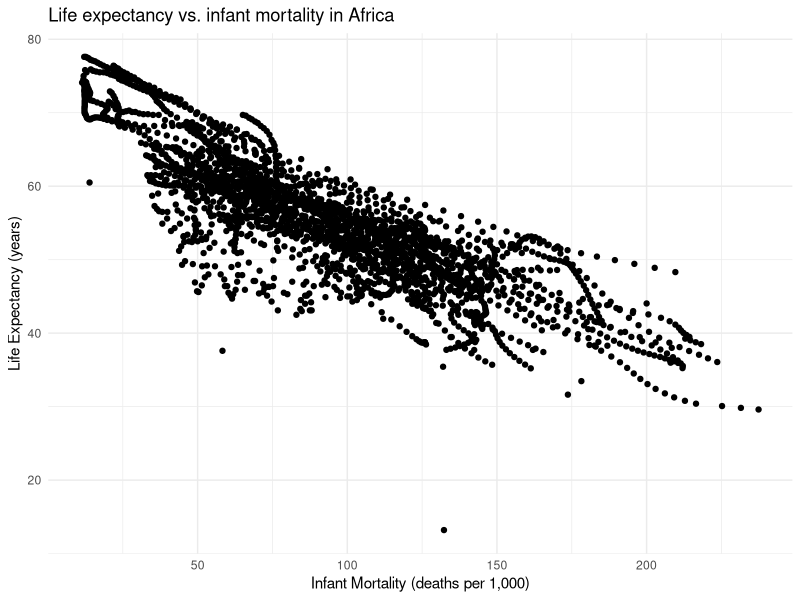
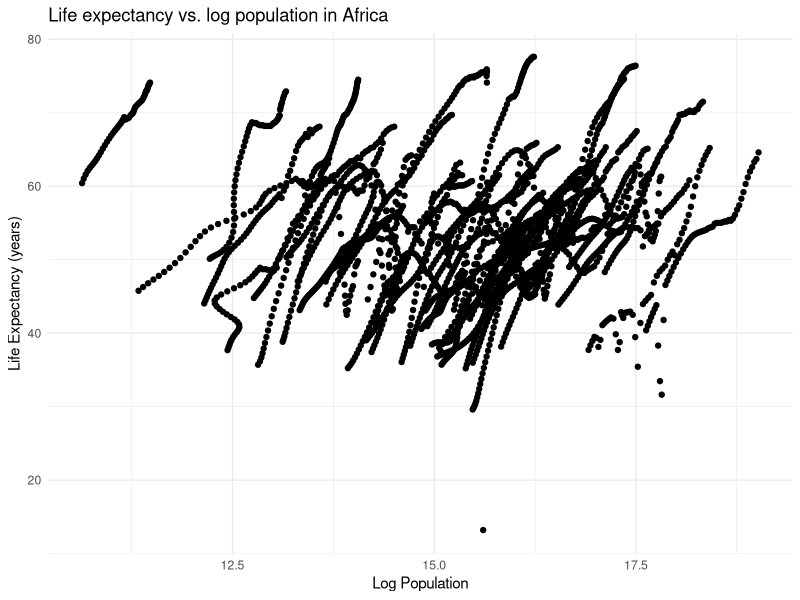
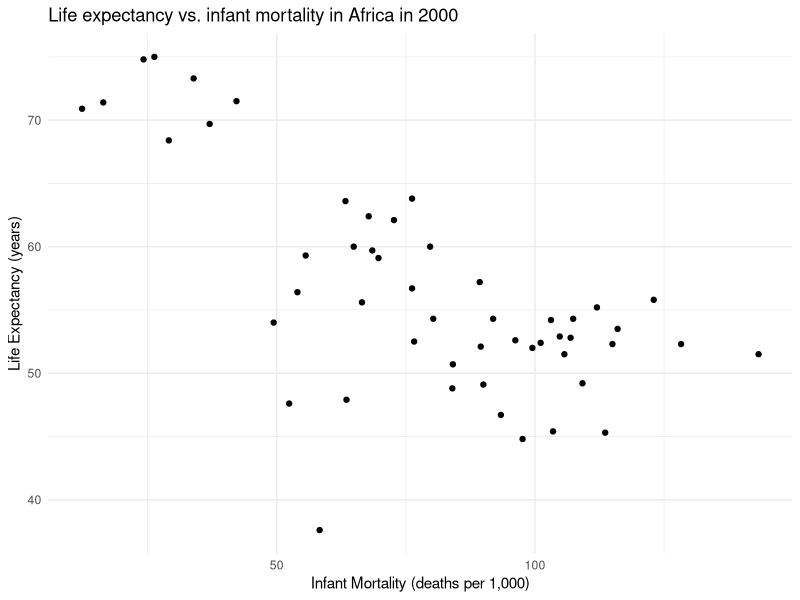
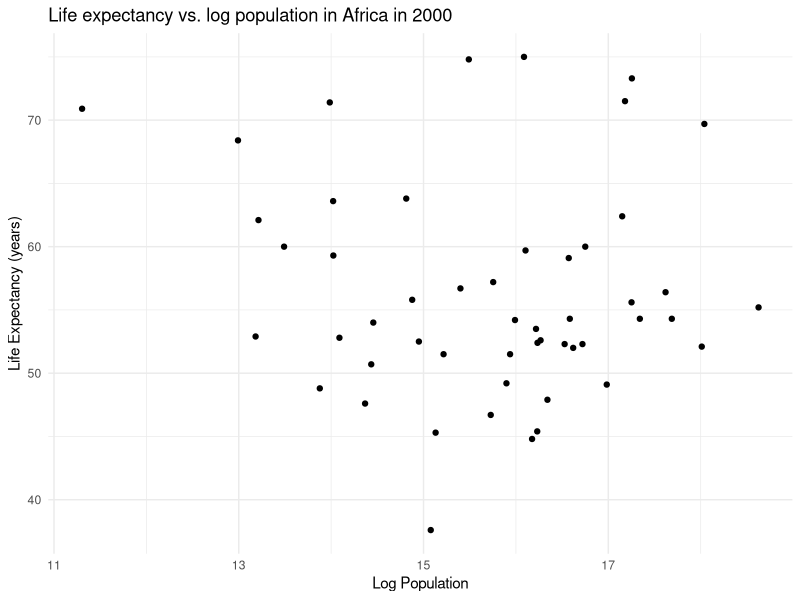
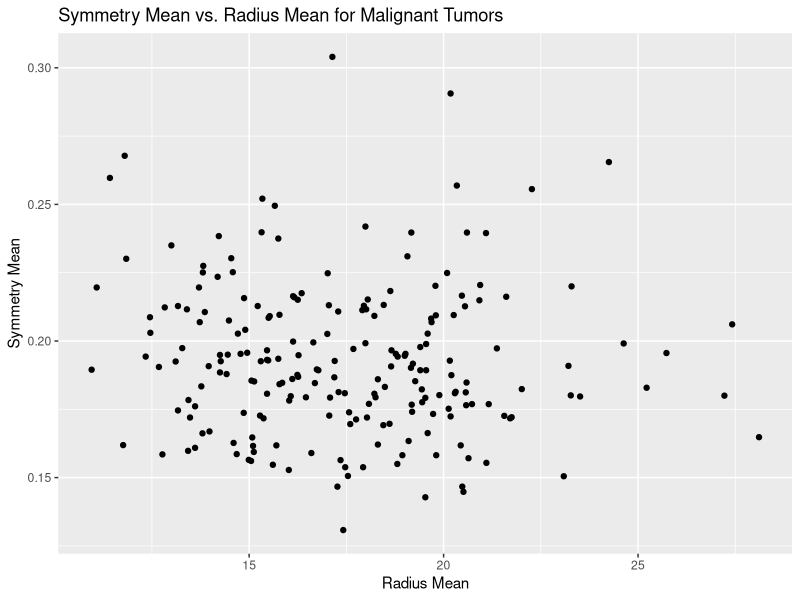
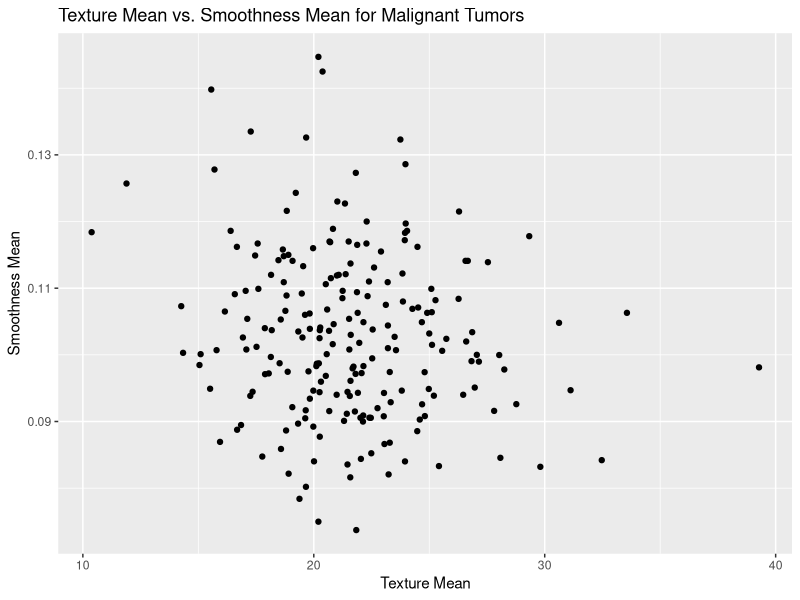

These charts were generated, in order, by the following R code:
## ---- chunk 1
#Load the dslabs package to get the gapminder dataset and other necessary packages
library(dslabs)
library(dplyr)
library(ggplot2)
library(tidyr)
## ---- chunk 2
#Exploratory analysis of the gapminder dataset

#Use the help method to get a data description
help("gapminder")

#Get an overview of data structure
str(gapminder)

#Get a data summary
summary(gapminder)

#Determine the type of object that gapminder is
class(gapminder)
## ---- chunk 3
#Data processing

#Create a subset of the data just containing countries from Africa
africadata <- gapminder %>%
  filter(continent == "Africa")

#Examine the structure of the Africa-specific data
str(africadata)
summary(africadata)

#Create a new subset of the africa data only containing data on infant mortality and life expectancy
africa1 <- africadata %>%
  select(c('infant_mortality', 'life_expectancy'))

#Examine the structure of the first subset
str(africa1)
summary(africa1)

#Create a new subset of the africa data only containing data on population and life expectancy
africa2 <- africadata %>%
  select(c('population', 'life_expectancy'))

#Examine the structure of the second subset
str(africa2)
summary(africa2)
## ---- chunk 4
#Data plotting

#Plot life expectancy as a function of infant mortality
ggplot(africa1, aes(x = infant_mortality, y = life_expectancy)) + 
  geom_point() + #Make it a scatter plot
  labs(
    title = "Life expectancy vs. infant mortality in Africa",
    x = "Infant Mortality (deaths per 1,000)",
    y = "Life Expectancy (years)"
  ) + #Add plot title and axis labels
  theme_minimal() #Clean theme
  
#Plot life expectancy as a function of population
ggplot(africa2, aes(x = log(population), y = life_expectancy)) +
  geom_point() + #Make it a scatter plot
  labs(
    title = "Life expectancy vs. log population in Africa",
    x = "Log Population",
    y = "Life Expectancy (years)"
  ) + #Add plot title and axis labels
  theme_minimal() #Clean theme
## ---- chunk 5
#Further data processing

#Find the year with the most data (non-NA values) for infant mortality
most_data_year <- africadata %>% #Make a copy of the africa data
  group_by(year) %>% #Group by year
  summarize(non_na_count = sum(!is.na(infant_mortality))) %>% #Count non-NA values, summarize in new column
  arrange(desc(non_na_count)) #Sort non_na_count in descending order

#Display year with most data
print(most_data_year)
## ---- chunk 6
#Filter africa data to only include the year 2000
africadata_2000 <- africadata %>%
  filter(year == 2000)

#Plot life expectancy as a function of infant mortality in the year 2000
ggplot(africadata_2000, aes(x = infant_mortality, y = life_expectancy)) + 
  geom_point() + #Make it a scatter plot
  labs(
    title = "Life expectancy vs. infant mortality in Africa in 2000",
    x = "Infant Mortality (deaths per 1,000)",
    y = "Life Expectancy (years)"
  ) + #Add plot title and axis labels
  theme_minimal() #Clean theme
  
#Plot life expectancy as a function of population
ggplot(africadata_2000, aes(x = log(population), y = life_expectancy)) +
  geom_point() + #Make it a scatter plot
  labs(
    title = "Life expectancy vs. log population in Africa in 2000",
    x = "Log Population",
    y = "Life Expectancy (years)"
  ) + #Add plot title and axis labels
  theme_minimal() #Clean theme
## ---- chunk 7
#Regression modeling

#Fit a linear model predicting life expectancy from infant mortality with data from 2000
lm1 <- lm(life_expectancy ~ infant_mortality, africadata_2000)
summary(lm1) #Present summary statistics of the linear model

#Fit a linear model predicting life expectancy from log population with data from 2000
lm2 <- lm(life_expectancy ~ log(population), africadata_2000)
summary(lm2) #Present summary statistics of the linear model
## ---- chunk 8
#Use the help method to get a data description
help(brca)

#Get an overview of data structure
str(brca)

#Get a data summary
summary(brca)

#Determine the type of object that death probability data set is
class(brca) 

## ---- chunk 9
#Data processing of brca data to only include the associated data of the malignant tumors

#Create a subset of the data just malignant tumors, used this syntax instead of filter as it is a list not a data.frame

# Extract indices of malignant tumors
malignant_indices <- which(brca$y == "M")

# Subset the features (x) based on the indices
malignant_tumors_features <- brca$x[malignant_indices, ] 

# View the first few rows of the malignant tumors' features
head(malignant_tumors_features)

## ---- chunk 10
# Creating new objects to store the symmetry mean and radius mean data for the malignant tumors
symmetry_mean_malignant <- malignant_tumors_features[, "symmetry_mean"]
radius_mean_malignant <- malignant_tumors_features[, "radius_mean"]

# View the first few rows of the extracted variables
head(symmetry_mean_malignant)
head(radius_mean_malignant)
## ---- chunk 11
# Create a data frame for plotting
malignant_tumor_data <- data.frame(
  radius_mean = radius_mean_malignant,
  symmetry_mean = symmetry_mean_malignant
)

# Create the scatter plot
ggplot(malignant_tumor_data, aes(x = radius_mean, y = symmetry_mean)) +
  geom_point() +
  labs(
    x = "Radius Mean",
    y = "Symmetry Mean",
    title = "Symmetry Mean vs. Radius Mean for Malignant Tumors"
  )
## ---- chunk 12
# Creating new objects to store the nucleus texture mean (standard deviation of grayscale values) and smoothness mean data for the malignant tumors 
texture_mean_malignant <- malignant_tumors_features[, "texture_mean"]
smoothness_mean_malignant <- malignant_tumors_features[, "smoothness_mean"]
## ---- chunk 13
# Create a data frame for plotting
malignant_tumor_data <- data.frame(
  texture_mean = texture_mean_malignant,
  smoothness_mean = smoothness_mean_malignant
)

# Create the scatter plot
ggplot(malignant_tumor_data, aes(x = texture_mean, y = smoothness_mean)) +
  geom_point() +
  labs(
    x = "Texture Mean",
    y = "Smoothness Mean",
    title = "Texture Mean vs. Smoothness Mean for Malignant Tumors"
  )
## ---- chunk 14
#Regression modeling for the brca data set

#Fit a linear model predicting the mean nuclear symmetry from the mean nuclear radius of the malignant tumors  
lm3 <- lm(symmetry_mean_malignant ~ radius_mean_malignant, data = malignant_tumor_data) 

summary(lm3) #Present summary statistics of the linear model

#Fit a linear model predicting nuclear texture in the form of standard deviation of grayscale from the nuclear smoothness (local variation in radius lengths)

lm4 <- lm(texture_mean_malignant ~ smoothness_mean_malignant, data = malignant_tumor_data)

#Present summary statistics of the linear model
summary(lm4) 
